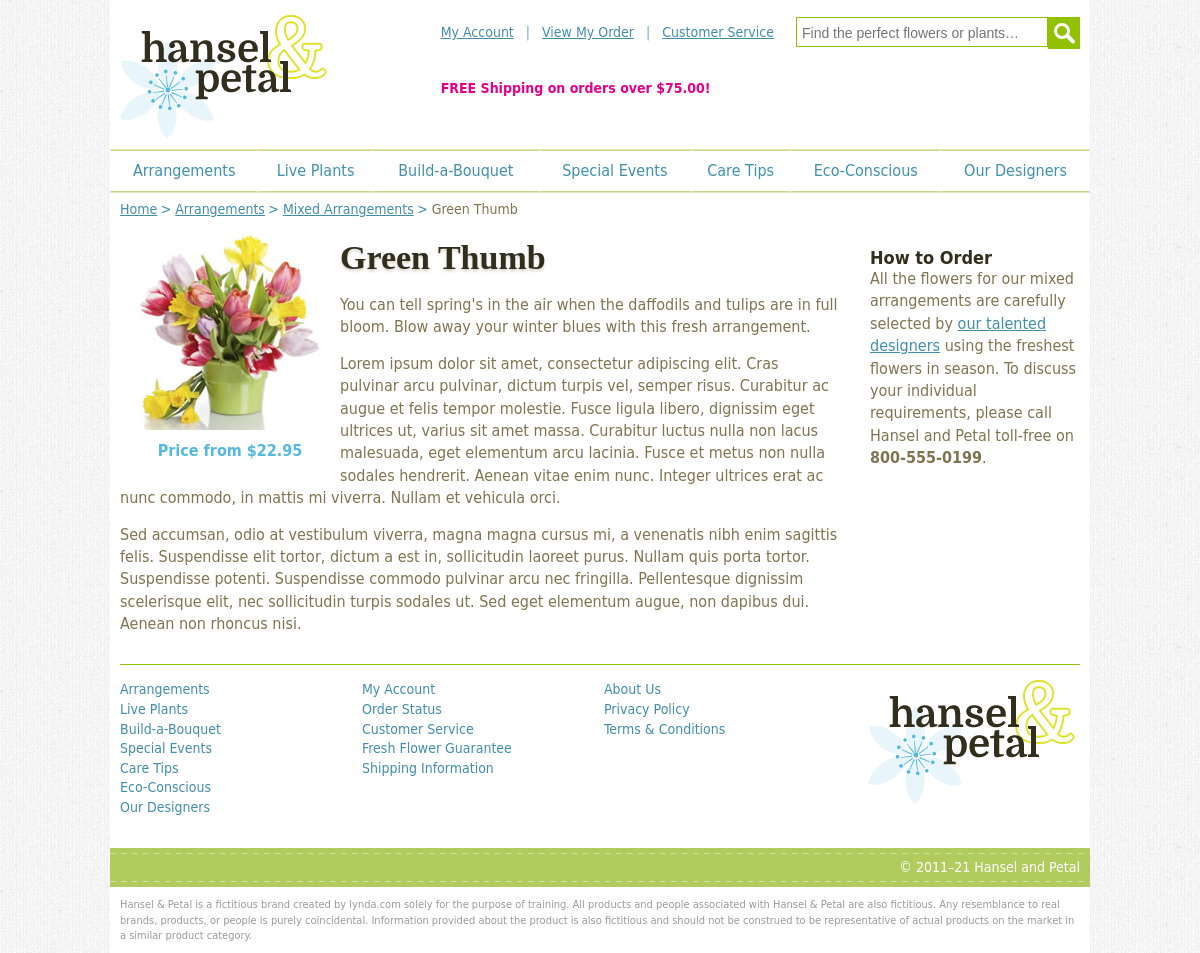
The page /Eksamen/V31-M3-2020/MedPHP/mixed/details.php?id=3 on the database its author committed.
### tables this page shows
CREATE TABLE `arrangements` (
  `id` smallint(5) UNSIGNED NOT NULL,
  `image` varchar(50) NOT NULL,
  `alt` varchar(60) NOT NULL,
  `title` varchar(100) NOT NULL,
  `price` decimal(5,2) NOT NULL,
  `description` text NOT NULL
);

### Eksamen/V31-M3-2020/MedPHP/mixed/details.php (the view, shortened to what this page needs)
<?php
$message = '';
$db = new MySQLi('localhost', 'phpwebdes', 'lynda', 'hanselandpetal');
if ($db->connect_error) {
	$message = $db->connect_error;
} else {
	$sql = 'SELECT * FROM arrangements WHERE id=' . $db->real_escape_string($_GET['id']);
	$result = $db->query($sql);
	if ($db->error) {
		$message = $db->error;
	} else {
		$row = $result->fetch_assoc();
	}
}
?>
<!DOCTYPE html>
<html lang="en">
<head>
<link href="../styles/handp.css" rel="stylesheet" type="text/css">
</head>
<body>
<div id="site">
<?php require '../includes/pagetop.php'; ?>
    <div id="content">
        <div id="breadcrumbs" class="reset menu">
            <ul>
                <li><a href="../index.php">Home</a></li>
                <li><a href="../arrangements.php">Arrangements</a></li>
                <li><a href="mixed.php">Mixed Arrangements</a></li>
                <li><?php if (isset($row['title'])) {
				echo $row['title'];
				} ?></li>
            </ul>
        </div>
        <div id="col_1" role="main">
        <?php if ($message) { ?>
        <h1 class="inline_block">Oops! There seems to be a problem.</h1>
        <p>That arrangement doesn't seem to exist.</p>
		<?php } else { ?>
            <h1 class="inline_block"><?php echo $row['title']; ?></h1>
            <p class="figure"><img src="../images/<?php echo $row['image']; ?>" alt="<?php echo $row['alt']; ?>" width="200" height="200">Price from $<?php echo $row['price']; ?></p>
            <?php echo $row['description']; ?>
        </div>
        <div id="col_2">
        <h3>How to Order</h3>
        <p>All the flowers for our mixed arrangements are carefully selected by <a href="../designers.php">our talented designers</a> using the freshest flowers in season. To discuss your individual requirements, please call Hansel and Petal toll-free on <b>800-555-0199</b>.</p>
        </div>
        <?php } ?>
    </div>
<?php include '../includes/footer.php'; ?>
</div>
</body>
</html>

### Eksamen/V31-M3-2020/MedPHP/styles/handp.css (style rules this page uses)
.clearfix:after, .cols:after, #header:after, #header .inner:after, #content:after, #nav_main ul ul:after, .order_summary li:after, #bab:after, .bab_item:after, #totals:after { clear: both; content: '.'; display: block; height: 0; visibility: hidden; }
html, body, div, span, h1, h2, h3, h4, h5, h6, p, blockquote, a, em, img, strong, ol, ul, li, fieldset, form, label, legend, table, caption, tbody, tfoot, thead, tr, th, td { border: 0; margin: 0; padding: 0; }
blockquote, .cell, .centre_object, cite, .cols, .content_area, dl, fieldset, .grid, hr, iframe, ol, p, .std_margin, table, ul, .rc { margin-bottom: 14px; }
.inline_block { display: inline-block !important; }
img { -moz-force-broken-image-icon: 1; height: auto; -ms-interpolation-mode: bicubic; max-width: 100%; vertical-align: bottom; }
body { background: #fff url(../images/html.jpg) repeat; color: #1E1E1E; font-family: "Gill Sans", "Gill Sans MT", "Myriad Pro", "DejaVu Sans Condensed", Helvetica, Arial, sans-serif; line-height: 1.4; min-height: 100%; }
h1, h2, h3, h4, .h1, .h2, .h3, .h4 { color: #312e1d; font-weight: bold; line-height: normal; }
h1, h2, .h1, .h2 { font-family: Baskerville, "Palatino Linotype", Palatino, "Century Schoolbook L", "Times New Roman", serif; font-size: 34px; text-shadow: 0 2px 3px rgba(126,117,80,.35); }
h1, .h1 { margin: 19px 0 17px; }
h3, .h3 { font-size: 18px; }
ol, ul { list-style: none; margin-left: 40px; }
#site { background: #fff; color: #7e7450; margin: 0 auto; padding: 10px; width: 960px; }
#content { font-size: 16px; line-height: 1.4; padding: 7px 0 15px; }
#col_1 { float: left; width: 720px; }
#col_2 { float: right; margin-top: 27px; width: 210px; }
#breadcrumbs { font-size: 14px; }
#breadcrumbs li { display: inline-block; position: relative; padding-right: 14px; }
#breadcrumbs li:last-child { padding-right: 0; }
#breadcrumbs li:after { color: #3f90ad; content: '>'; position: absolute; right: 0px; top: 0; }
#breadcrumbs li:last-child:after { display: none; }
#breadcrumbs a { text-decoration: underline; }
.figure { width: 220px; float: left; font-weight: bold; color: #55B9DE; text-align: center; }
.figure img { padding: 10px; }

### rows shown on the page
arrangements: title "Green Thumb", image (picture), price "22.95", description "You can tell spring's in the air when the daffodils and tulips are in full bloom. Blow away your winter blues with this fresh arrangement. Lorem ipsum dolor sit amet, consectetur adipiscing elit. Cras pulvinar arcu pulvinar, dictum turpis vel, semper risus. Curabitur ac augue et felis tempor molestie. Fusce ligula libero, dignissim eget ultrices ut, varius sit amet massa. Curabitur luctus nulla non lacus malesuada, eget elementum arcu lacinia. Fusce et metus non nulla sodales hendrerit. Aenean vitae enim nunc. Integer ultrices erat ac nunc commodo, in mattis mi viverra. Nullam et vehicula orci. Sed accumsan, odio at vestibulum viverra, magna magna cursus mi, a venenatis nibh enim sagittis…"

### other values the page prints
$copyright "2011–21"
